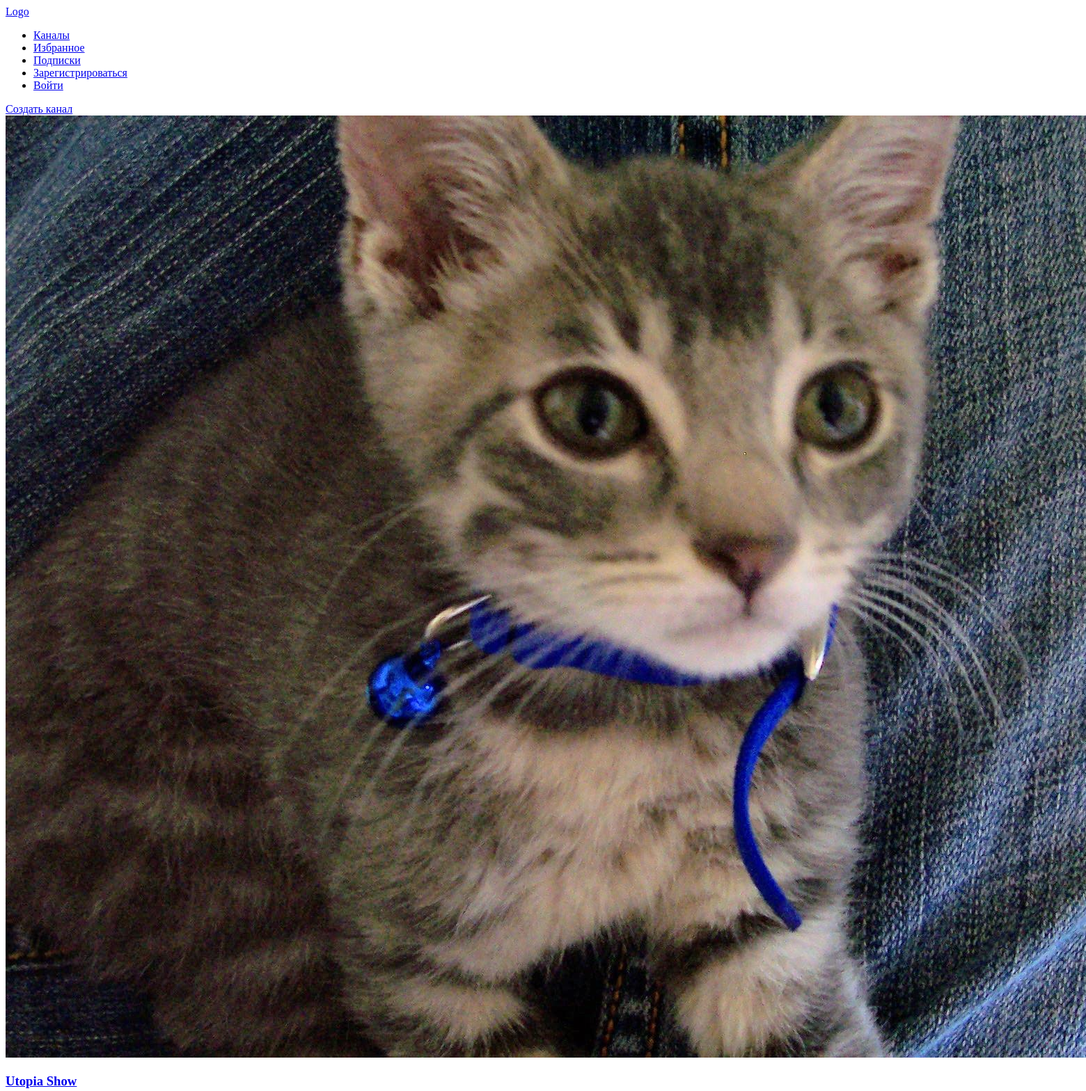
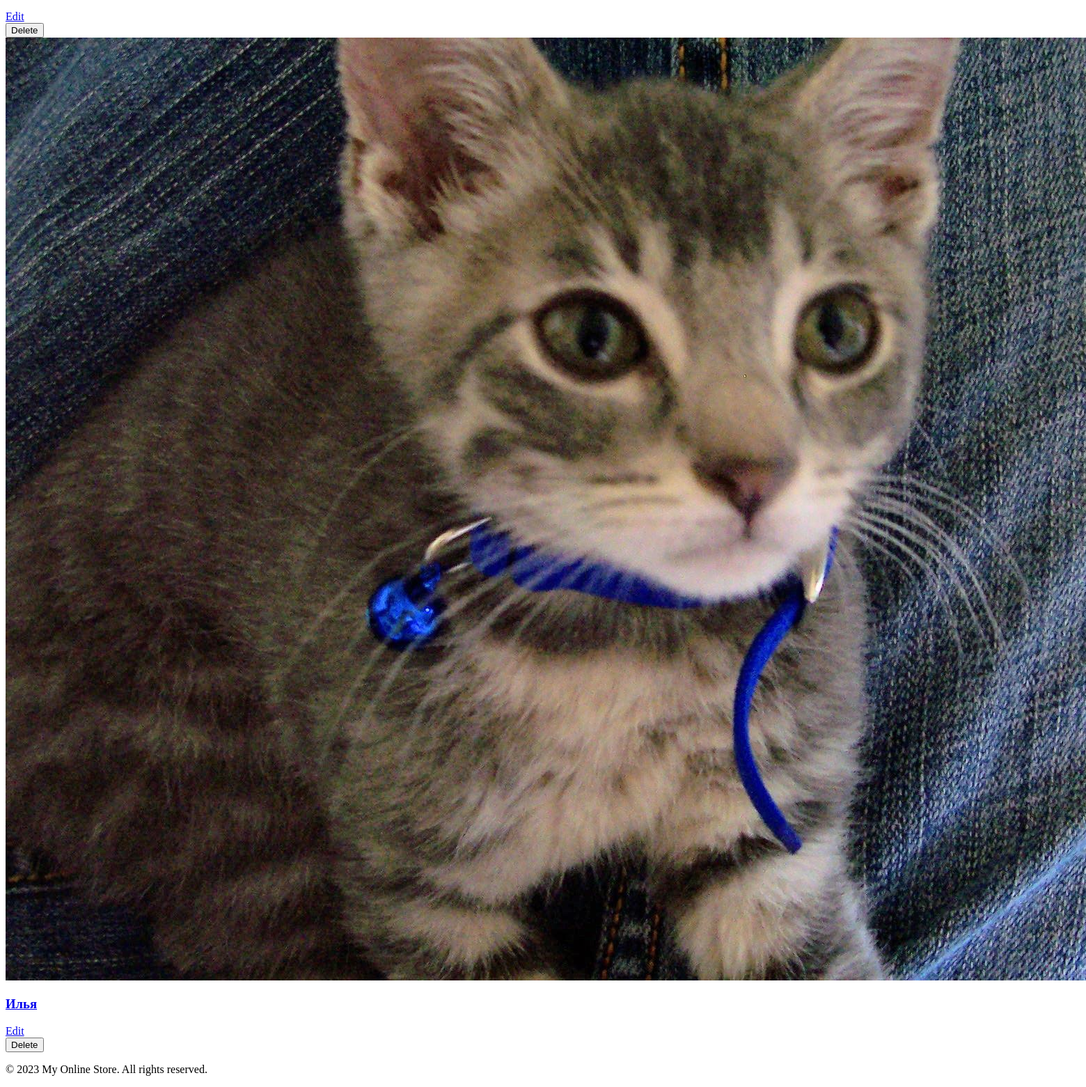
The app's page /channels/, older data (2 pictures, top to bottom).
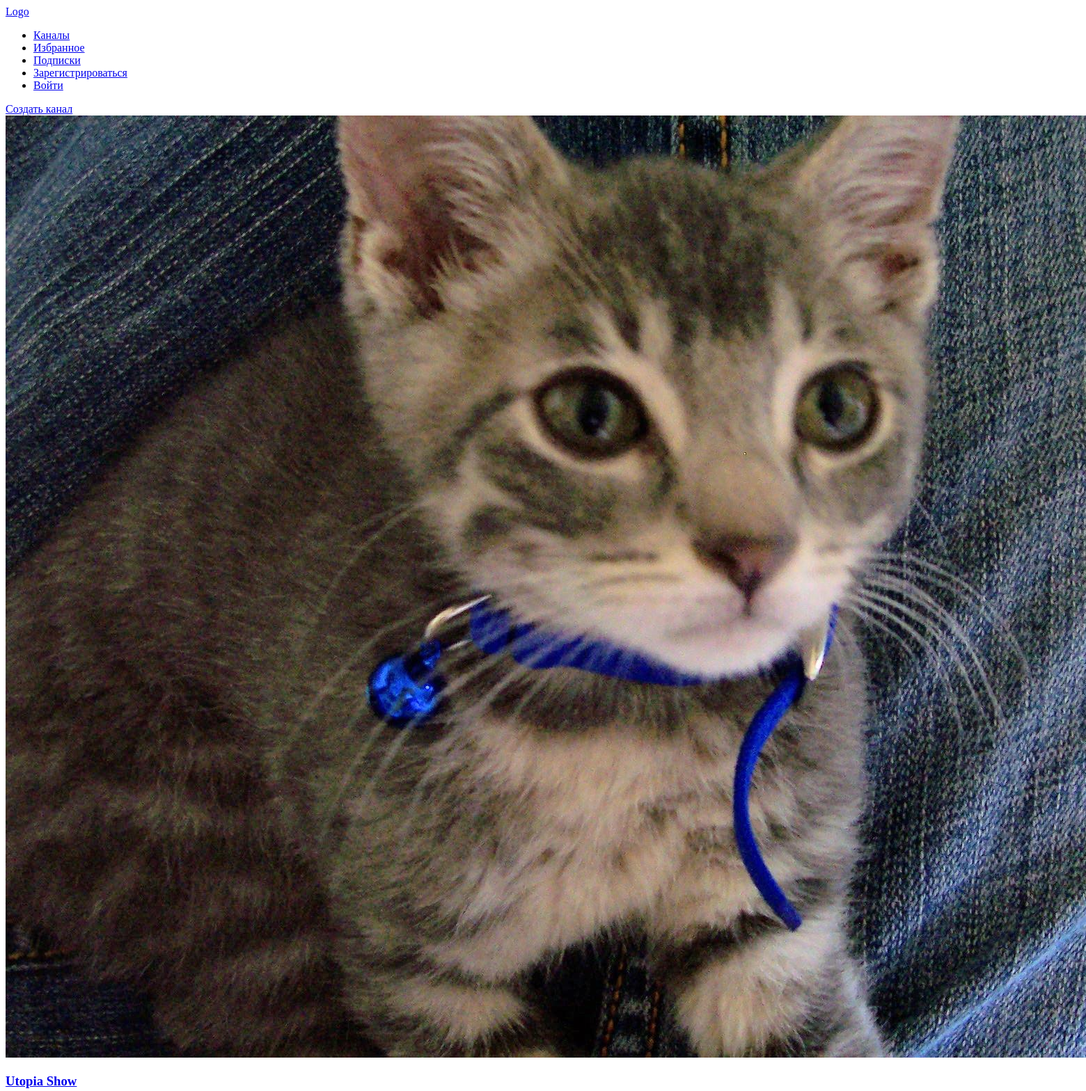
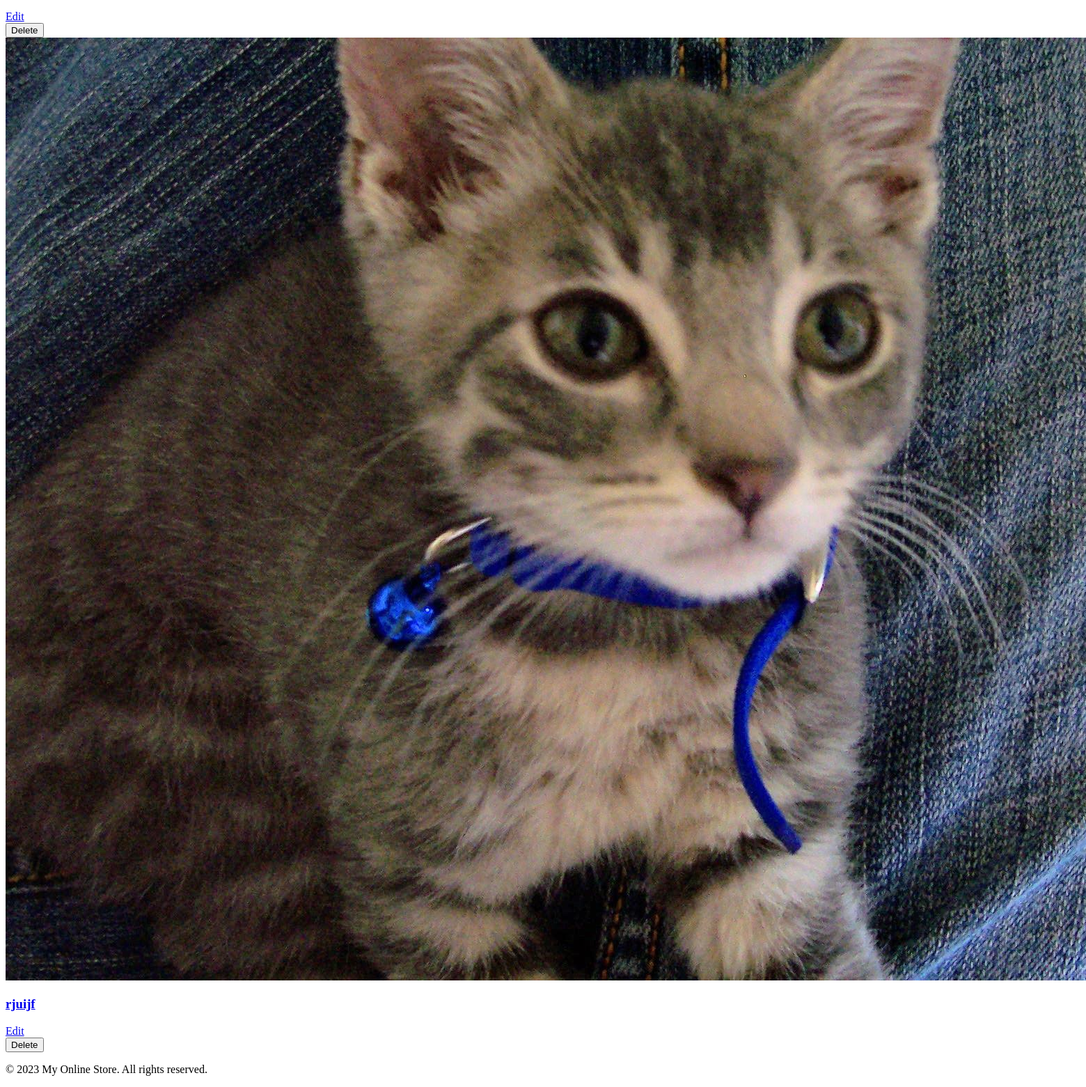
The same page, newer data (2 pictures, top to bottom).
### channels/models.py (models this page shows, shortened)
class Channel(models.Model):
    image = models.ImageField(upload_to='channels/static/channels/img', blank=True, default='static/channels/img/default.jpeg')
    channelName = models.CharField(max_length=255)
    owner = models.ForeignKey(User, on_delete=models.CASCADE)

### channels/views.py (the view)
# urls.py: path('', channel_list, name='channel_list'),
def channel_list(request):
    channels = Channel.objects.all()
    return render(request, 'channels/channel_list.html', {'channels': channels})

### channels/templatetags/custom_filters.py (called while the page is built)
@register.filter
def basename(value):
    return urlparse(value).path.split('/')[-1]

### channels/templates/channels/channel_list.html (shortened to what this page needs)
{% extends 'base.html' %}
{% load static %}
{% load custom_filters %}
{% block content %}
<a href="{% url 'create_channel' %}">Создать канал</a>
{% for channel in channels %}
  <div class="channel">
    <a href="{% url 'channel_detail' channel.id %}">
      <div>
        <img src="{% static 'channels/img/' %}{{ channel.image.url|basename }}" alt="{{ channel.channelName }}">
        <h3>{{ channel.channelName }}</h3>
      </div>
    </a>
    <a href="{% url 'edit_channel' channel.id %}">Edit</a>
    <form action="{% url 'delete_channel' channel.id %}" method="post">
      <button type="submit">Delete</button>
    </form>
  </div>
{% empty %}
<p>No channels available.</p>
{% endfor %}
{% endblock %}

Row changes from the older to the newer data that the page shows:
removed Channel: image|basename (placeholder picture), channelName "Илья"
added Channel: image|basename (placeholder picture), channelName "rjuijf"
